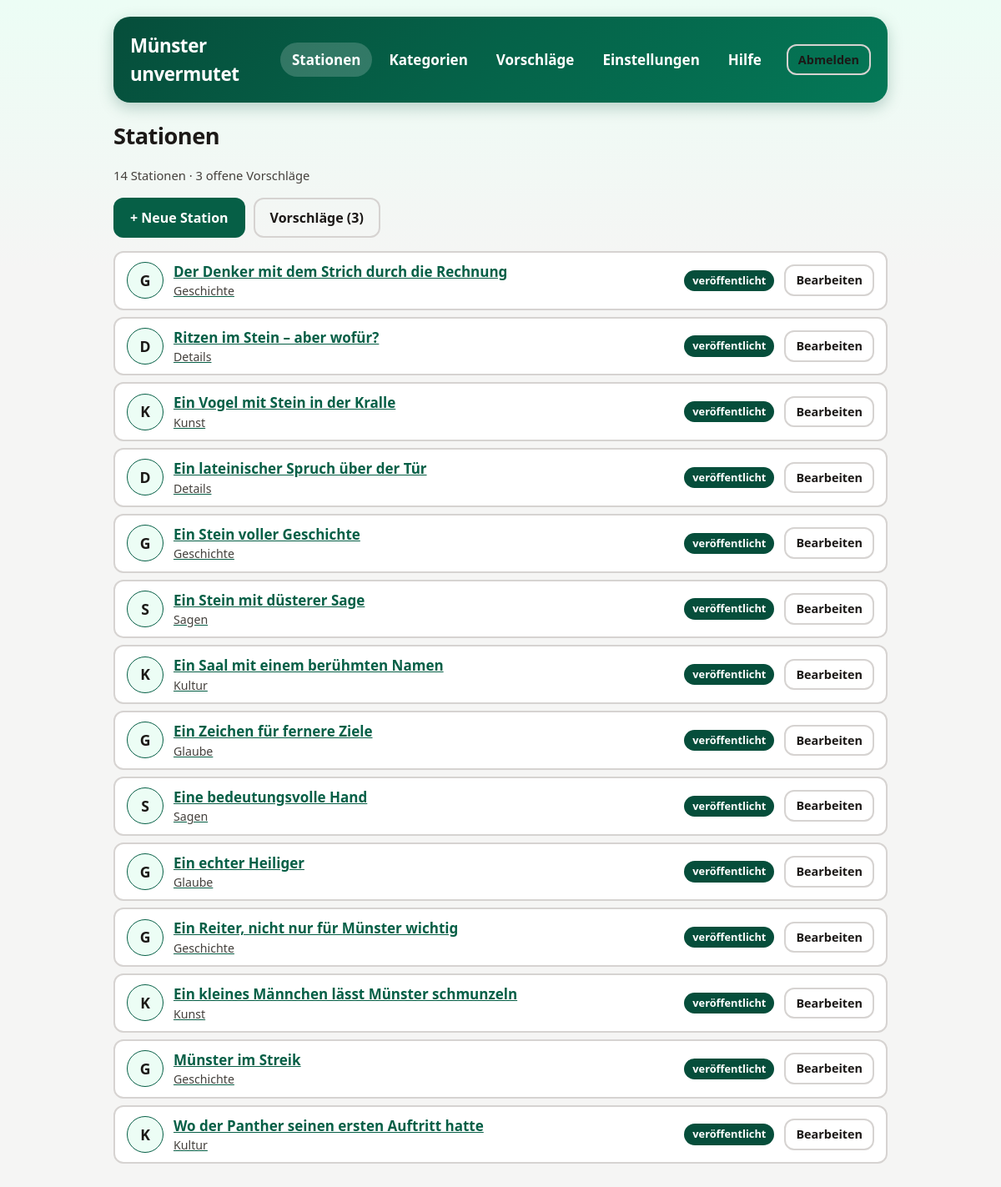
The page /admin/index.php (signed in) on the database its author committed.
### tables this page shows
CREATE TABLE stations (
    id TEXT PRIMARY KEY,
    number INTEGER NOT NULL,
    title TEXT NOT NULL,
    hint TEXT NOT NULL,
    lat NUMERIC NOT NULL,
    lon NUMERIC NOT NULL,
    correct_option_index INTEGER NOT NULL,
    solution_title TEXT NOT NULL,
    solution_caption TEXT,
    info TEXT NOT NULL,
    task_image TEXT NOT NULL,
    solution_image TEXT,
    category TEXT NOT NULL,
    status TEXT NOT NULL DEFAULT 'published'
        CHECK (status IN ('published', 'archived')),
    created_at TEXT NOT NULL,
    updated_at TEXT NOT NULL
);

CREATE TABLE categories (
    id TEXT PRIMARY KEY,
    name TEXT NOT NULL,
    description TEXT NOT NULL DEFAULT '',
    icon TEXT,
    color TEXT NOT NULL DEFAULT '#065f46'
        CHECK (length(color) = 7 AND color GLOB '#[0-9A-Fa-f][0-9A-Fa-f][0-9A-Fa-f][0-9A-Fa-f][0-9A-Fa-f][0-9A-Fa-f]'),
    created_at TEXT NOT NULL,
    updated_at TEXT NOT NULL
);

### includes/config.php (called while the page is built, shortened)
<?php
function config(string $key = null)
{
    static $config = null;
    if ($config === null) {
        $root = dirname(__DIR__);
        $config = [
            'root' => $root,
            'db_path' => $root . '/data/game.sqlite',
            'schema_path' => $root . '/setup/schema.sql',
            'upload_dir' => $root . '/uploads',
            'upload_url' => 'uploads',
            'upload_max_bytes' => 8 * 1024 * 1024,
            'upload_max_edge' => 4000,
            'session_name' => 'muenster_admin',
            'session_timeout' => 300,
            'login_max_attempts' => 5,
            'login_window' => 900,
            'suggest_max_per_hour' => 5,
            'allow_http_links' => true,
            'timezone' => 'Europe/Berlin',
            'debug' => false,
        ];
        $local = __DIR__ . '/config.local.php';
        if (is_file($local)) {
            $config = array_merge($config, (array) require $local);
        }
        date_default_timezone_set($config['timezone']);
    }
    return $key === null ? $config : $config[$key];
}

### includes/config.local.php (called while the page is built)
<?php return ['debug' => true];

### includes/database.php (called while the page is built, shortened)
<?php
require_once __DIR__ . '/config.php';
function db(): PDO
{
    static $pdo = null;
    if ($pdo === null) {
        $path = config('db_path');
        $isNew = !is_file($path);
        $pdo = new PDO('sqlite:' . $path, null, null, [
            PDO::ATTR_ERRMODE => PDO::ERRMODE_EXCEPTION,
            PDO::ATTR_DEFAULT_FETCH_MODE => PDO::FETCH_ASSOC,
            PDO::ATTR_EMULATE_PREPARES => false,
        ]);
        $pdo->exec('PRAGMA foreign_keys = ON');
        $pdo->exec('PRAGMA busy_timeout = 5000');
        $pdo->exec((string) file_get_contents(config('schema_path')));
    }
    return $pdo;
}

### includes/validation.php (called while the page is built, shortened)
<?php
require_once __DIR__ . '/config.php';
require_once __DIR__ . '/database.php';
function all_categories(): array
{
    return db()->query('SELECT id, name, description, icon, color FROM categories ORDER BY name COLLATE NOCASE')->fetchAll();
}

### includes/uploads.php (called while the page is built, shortened)
<?php
require_once __DIR__ . '/config.php';
function is_managed_upload(?string $path): bool
{
    return (bool) $path && (bool) preg_match('#^' . preg_quote(config('upload_url'), '#') . '/[a-f0-9]{32}\.(?:jpg|png)$#', $path);
}

### admin/index.php (the view, shortened to what this page needs)
<?php
require __DIR__ . '/_bootstrap.php';
$admin = require_admin();
$stations = db()->query('SELECT id, title, category, status, task_image FROM stations ORDER BY number')->fetchAll();
$categories = array_column(all_categories(), null, 'id');
$pending = (int) db()->query("SELECT COUNT(*) FROM station_suggestions WHERE status = 'pending'")->fetchColumn();
admin_header('Stationen', $admin);
?>
<h1 class="admin-title">Stationen</h1>
<p class="page-subtitle task-intro"><?= count($stations) ?> Stationen · <?= $pending ?> offene Vorschläge</p>
<div class="admin-toolbar">
  <a class="btn" href="station-edit.php">+ Neue Station</a>
  <a class="btn secondary" href="suggestions.php">Vorschläge (<?= $pending ?>)</a>
</div>
<ul class="station-list">
  <?php foreach ($stations as $s): $c = $categories[$s['category']] ?? null; $archived = $s['status'] !== 'published'; ?>
  <li class="station-item<?= $archived ? ' station-item--archived' : '' ?>">
    <span class="ico" aria-hidden="true"><?= category_ico($c) ?></span>
    <a class="admin-main" href="station-edit.php?id=<?= h(urlencode($s['id'])) ?>"><?= h($s['title']) ?>
      <small><?= h($c['name'] ?? $s['category']) ?><?= $s['task_image'] === '' ? ' · ⚠ Aufgabenbild fehlt' : '' ?></small></a>
    <span class="badge<?= $archived ? ' badge--archived' : '' ?>"><?= $archived ? 'archiviert' : 'veröffentlicht' ?></span>
    <span class="admin-actions">
      <a class="btn secondary small" href="station-edit.php?id=<?= h(urlencode($s['id'])) ?>">Bearbeiten</a>
    </span>
  </li>
  <?php endforeach; ?>
</ul>
<?php admin_footer();

### admin/_bootstrap.php (shortened to what this page needs)
<?php
require_once __DIR__ . '/../includes/config.php';
require_once __DIR__ . '/../includes/database.php';
require_once __DIR__ . '/../includes/validation.php';
require_once __DIR__ . '/../includes/uploads.php';
function h($value): string
{
    return htmlspecialchars((string) $value, ENT_QUOTES | ENT_SUBSTITUTE, 'UTF-8');
}
function admin_header(string $title, ?array $admin = null, string $extraHead = ''): void
{
    $current = basename((string) ($_SERVER['SCRIPT_NAME'] ?? ''));
    $nav = [
        'index.php' => ['Stationen', ['index.php', 'station-edit.php']],
        'categories.php' => ['Kategorien', ['categories.php', 'category-edit.php']],
        'suggestions.php' => ['Vorschläge', ['suggestions.php']],
        'settings.php' => ['Einstellungen', ['settings.php']],
        'help.php' => ['Hilfe', ['help.php']],
    ];
    echo '<!doctype html><html lang="de"><head><meta charset="utf-8">',
        '<meta name="viewport" content="width=device-width, initial-scale=1">',
        '<meta name="color-scheme" content="light dark">',
        '<meta name="robots" content="noindex,nofollow">',
        '<title>', h($title), ' – Admin Münster unvermutet</title>',
        '<link rel="stylesheet" href="admin.css">', $extraHead, '</head><body><div class="page">';
    echo '<header class="hero"><div class="admin-bar"><strong class="admin-brand">Münster unvermutet</strong>';
    if ($admin) {
        echo '<nav class="admin-nav" aria-label="Hauptnavigation">';
        foreach ($nav as $href => [$label, $pages]) {
            echo '<a href="', $href, '"', in_array($current, $pages, true) ? ' aria-current="page"' : '', '>', $label, '</a>';
        }
        echo '</nav><div class="admin-user">',
            '<form method="post" action="logout.php">', csrf_field(), '<button class="secondary small">Abmelden</button></form></div>';
    }
    echo '</div></header><main>';
}
function admin_footer(): void
{
    echo '</main></div></body></html>';
}
function category_ico(?array $category): string
{
    return h(mb_strtoupper(mb_substr((string) ($category['name'] ?? '?'), 0, 1)));
}

### admin/admin.css (style rules this page uses)
:root { font-family: system-ui, -apple-system, 'Segoe UI', sans-serif; color-scheme: light dark; --green: #065f46; --green-dark: #064e3b; --green-soft: #ecfdf5; --ink: #1c1917; --muted: #44403c; --bg: #f5f5f4; --bg-top: #ecfdf5; --surface: #fff; --surface-alt: #f5f5f4; --border: #d6d3d1; --border-soft: #e7e5e4; --link: #065f46; --focus: #f59e0b; --danger: #b91c1c; --danger-soft: #fee2e2; --ok-soft: #d1fae5; --hero-from: #064e3b; --hero-to: #047857; --hero-text: #d1fae5; --cat: #065f46; --cat-soft: #ecfdf5; --shadow: rgba(6, 78, 59, 0.25); }
* { box-sizing: border-box; }
body { margin: 0; background: linear-gradient(180deg, var(--bg-top) 0, var(--bg) 320px) no-repeat var(--bg); color: var(--ink); font-size: 1.0625rem; line-height: 1.5; }
a { color: var(--link); }
.page { max-width: 960px; margin: 0 auto; padding: 20px 16px 48px; }
.hero { background: linear-gradient(135deg, var(--hero-from), var(--hero-to)); color: #fff; border-radius: 20px; padding: 18px 20px; box-shadow: 0 6px 18px var(--shadow); margin-bottom: 20px; }
.hero h1, .hero .admin-brand { margin: 0; font-size: 1.4rem; letter-spacing: -0.02em; color: inherit; }
.admin-bar { display: flex; align-items: center; gap: 10px 16px; }
.admin-nav { display: flex; gap: 6px; margin-left: auto; }
.admin-nav a { color: inherit; text-decoration: none; font-weight: 700; padding: 8px 14px; border-radius: 999px; }
.admin-nav a:hover, .admin-nav a[aria-current='page'] { background: rgba(255, 255, 255, 0.18); }
.admin-user { display: flex; align-items: center; gap: 10px; font-size: 0.9rem; }
.admin-user form { margin: 0; }
h1.admin-title { font-size: 1.7rem; letter-spacing: -0.02em; margin: 0 0 4px; color: var(--ink); }
.admin-toolbar { display: flex; flex-wrap: wrap; gap: 10px; align-items: center; margin: 16px 0; }
button, .btn { cursor: pointer; font: inherit; font-size: 1rem; font-weight: 600; min-height: 44px; padding: 10px 18px; border-radius: 12px; border: 2px solid transparent; text-decoration: none; display: inline-flex; align-items: center; justify-content: center; gap: 6px; background: var(--green); color: #fff; transition: transform 0.18s ease, background-color 0.18s ease; }
button.secondary, .btn.secondary, .back-button { background: transparent; color: var(--ink); border-color: var(--border); font-weight: 700; }
button.small, .btn.small { min-height: 36px; padding: 6px 12px; font-size: 0.9rem; }
.task-intro, .muted { color: var(--muted); font-size: 0.92rem; }
.badge { display: inline-block; font-size: 0.8rem; font-weight: 700; padding: 3px 10px; border-radius: 999px; background: var(--green-dark); color: #fff; }
.station-list { list-style: none; margin: 16px 0 0; padding: 0; display: grid; gap: 8px; }
.station-item { display: flex; align-items: center; gap: 12px; background: var(--surface); color: var(--ink); border: 2px solid var(--border); border-radius: 12px; padding: 10px 14px; min-height: 60px; font-weight: 600; }
.station-item .ico { flex: 0 0 44px; height: 44px; border-radius: 50%; background: var(--cat-soft); border: 1px solid var(--cat); display: flex; align-items: center; justify-content: center; font-size: 1.1rem; font-weight: 800; overflow: hidden; }
.station-item .admin-main { flex: 1; min-width: 0; }
.station-item small { display: block; font-weight: 500; color: var(--muted); }
.admin-actions { display: flex; gap: 8px; flex-wrap: wrap; align-items: center; }

### rows shown on the page
stations: category.name "G", title "Der Denker mit dem Strich durch die Rechnung", category.name "Geschichte", status "veröffentlicht"
stations: category.name "D", title "Ritzen im Stein – aber wofür?", category.name "Details", status "veröffentlicht"
stations: category.name "K", title "Ein Vogel mit Stein in der Kralle", category.name "Kunst", status "veröffentlicht"
stations: category.name "D", title "Ein lateinischer Spruch über der Tür", category.name "Details", status "veröffentlicht"
stations: category.name "G", title "Ein Stein voller Geschichte", category.name "Geschichte", status "veröffentlicht"
stations: category.name "S", title "Ein Stein mit düsterer Sage", category.name "Sagen", status "veröffentlicht"
stations: category.name "K", title "Ein Saal mit einem berühmten Namen", category.name "Kultur", status "veröffentlicht"
stations: category.name "G", title "Ein Zeichen für fernere Ziele", category.name "Glaube", status "veröffentlicht"
stations: category.name "S", title "Eine bedeutungsvolle Hand", category.name "Sagen", status "veröffentlicht"
stations: category.name "G", title "Ein echter Heiliger", category.name "Glaube", status "veröffentlicht"
stations: category.name "G", title "Ein Reiter, nicht nur für Münster wichtig", category.name "Geschichte", status "veröffentlicht"
stations: category.name "K", title "Ein kleines Männchen lässt Münster schmunzeln", category.name "Kunst", status "veröffentlicht"
stations: category.name "G", title "Münster im Streik", category.name "Geschichte", status "veröffentlicht"
stations: category.name "K", title "Wo der Panther seinen ersten Auftritt hatte", category.name "Kultur", status "veröffentlicht"

### other values the page prints
$label "Stationen"
$label "Kategorien"
$label "Vorschläge"
$label "Einstellungen"
$label "Hilfe"
count($stations) "14"
$pending "3"
